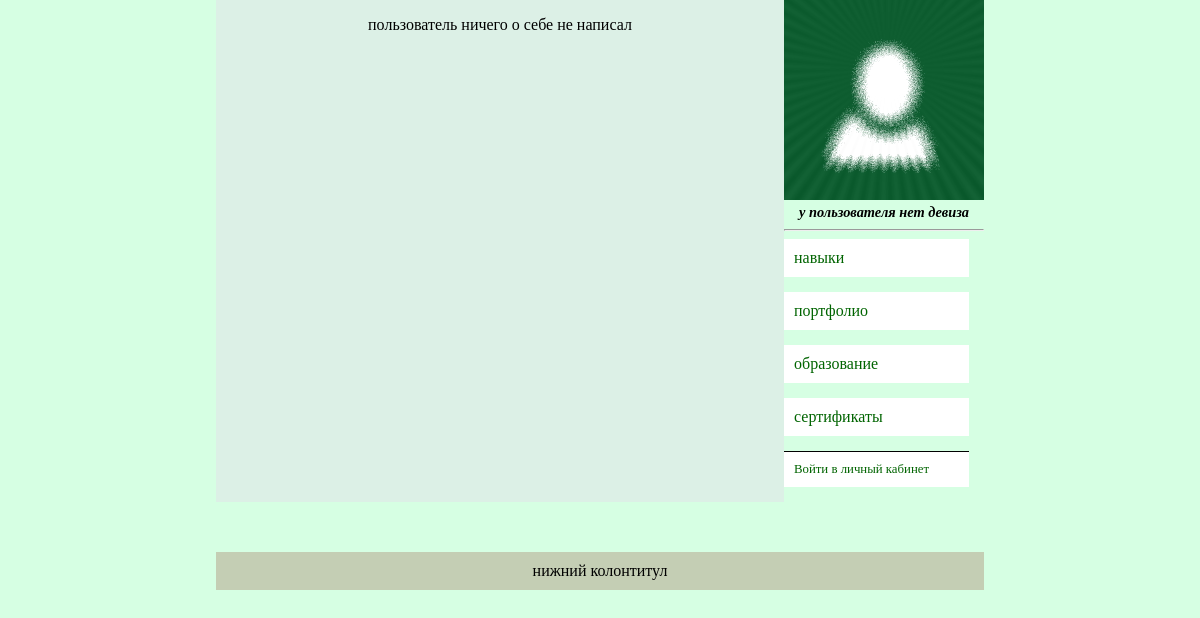
Before: /1 with the older database file.
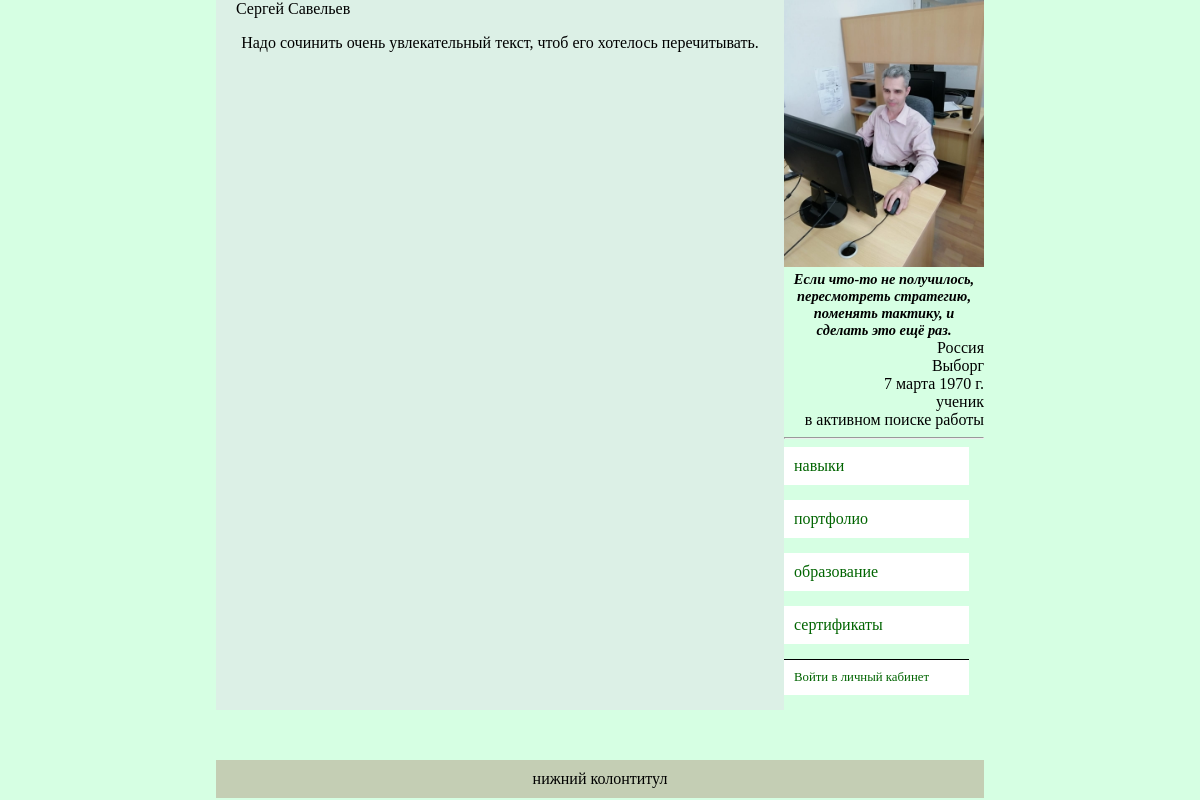
After: the same page with the newer database file.
### new/models.py (models this page shows)
class MyUser(AbstractUser):
    PROFESSIONAL_LEVELS = {
        "LR": "ученик",
        "BR": "начинающий",
        "LL": "небольшой опыт",
        "EX": "опыт есть",
        "PR": "профессионал",
        "SP": "супер-профессионал",
        "HB": "хобби",
    }
    BIOLOGICAL_SEX = {
        "F": "женский",
        "M": "мужской"
    }
    photo = models.ImageField(
        "Собственное изображение",
        upload_to="user_s_photo/",
        null=True,
        blank=True,
    )
    biological_sex = models.CharField(
        max_length=1,
        choices=BIOLOGICAL_SEX,
        null=True,
        blank=True,
        verbose_name="Пол",
    )
    birthday = models.DateField(null=True, blank=True, verbose_name="День рождения")
    citizenship = models.ForeignKey(
        CountryOfConsignment, on_delete=models.SET_NULL, null=True, blank=True, verbose_name="Гражданство"
    )
    city = models.ForeignKey(City, on_delete=models.SET_NULL, null=True, blank=True, verbose_name="Город")
    profession = models.ForeignKey(
        Profession, on_delete=models.SET_NULL, null=True, blank=True, verbose_name="Профессия"
    )
    the_level_of_professionalism = models.CharField(
        max_length=2,
        choices=PROFESSIONAL_LEVELS,
        null=True,
        blank=True,
        verbose_name="Уровень профессионализма",
    )
    job = models.ForeignKey(
        Organization,
        on_delete=models.SET_NULL,
        null=True,
        blank=True,
        verbose_name="Текущее место работы",
    )
    motto = models.CharField(max_length=1000, verbose_name="Мой девиз", null=True, blank=True)
    about_me = models.TextField(verbose_name="Обо мне", null=True, blank=True)

class CountryOfConsignment(models.Model):
    name = models.CharField(max_length=100, unique=True, verbose_name="Название")
    state_flag = models.ImageField("Государственный флаг", upload_to="flag/", null=True, blank=True)
    class Meta:
        ordering = ["name"]
        verbose_name = "Название страны"
        verbose_name_plural = "Названия стран"
    def __str__(self):
        return self.name

class City(models.Model):
    name = models.CharField(max_length=100, unique=True, verbose_name="Название")
    class Meta:
        ordering = ["name"]
        verbose_name = "Название города"
        verbose_name_plural = "Названия городов"
    def __str__(self):
        return self.name

class Organization(models.Model):
    name = models.CharField(max_length=100, unique=True, verbose_name="Название")
    city = models.ForeignKey(City, on_delete=models.SET_NULL, null=True, blank=True, verbose_name="Город")
    class Meta:
        ordering = ["name"]
        verbose_name = "Организация"
        verbose_name_plural = "Организации"
    def __str__(self):
        return self.name

### new/views.py (the view)
# urls.py: path('<int:pk>', Individual.as_view(), name="отобразить личные данные"),
class Individual(DetailView):
    model = MyUser
    template_name = "new/individual_information.html"

### new/templates/new/individual_information.html (shortened to what this page needs)
{%extends 'base.html'%}
{% block body %}
{{ myuser.first_name }}
{{ myuser.last_name }}
{% if myuser.about_me != none %}
    <p>{{ myuser.about_me }}</p>
{% else %}
    <p>пользователь ничего о себе не написал</p>
{% endif %}
{% endblock body %}

### templates/base.html (shortened to what this page needs)
<!DOCTYPE html>
{%load static%}
<html lang="ru">
<head>
    <link rel="stylesheet" href="{% static 'css/style.css' %}">
    <link rel="stylesheet" href="{% static 'css/menu_style.css' %}">
</head>
<body>
<div class="main">
    <div class="info">
        <div class="basic_inf">
            {% block body %}{% endblock %}
        </div>
    </div>
    <div class="right_bar">
        {% if "data" not in request.path %}
            <div class="main_info">{% include 'new/main_info.html' %}</div>
        {% else %}
            <div class="main_info">{% include 'new/main_info.html' with myuser=i_am %}</div>
        {% endif %}
        <div class="menu">{% include 'includes/menu.html' %}</div>
    </div>
</div>
<div class="footer">{% include 'includes/footer.html' %}</div>
</body>
</html>

### new/templates/new/main_info.html (shortened to what this page needs)
{% load static %}
{% if myuser %}
	{% if myuser.photo %}
		<a href="/{{ myuser.id }}">
			<img
					src="{% static ''|add:myuser.photo.url %}"
					alt="Личная фотография"
					width="200"
			>
		</a>
	{% else %}
		<img
			src="{% static 'images/user_s_photo/default.jpg' %}"
			alt="Фото по умолчанию"
			width="200"
		>
	{% endif %}
	<div class="motto">
		{% if myuser.motto %}
			{{ myuser.motto }}
		{% else %}
			у пользователя нет девиза
		{% endif %}
	</div>
	<p>{% if myuser.citizenship %}{{ myuser.citizenship }}{% endif %}</p>
	<p>{% if myuser.city %}{{ myuser.city }}{% endif %}</p>
	<p>{% if myuser.birthday %}{{ myuser.birthday }}{% endif %}</p>
	<p>{% if myuser.get_the_level_of_professionalism_display %}{{ myuser.get_the_level_of_professionalism_display }}{% endif %}</p>
	<p>{% if myuser.job %}{{ myuser.job }}{% endif %}</p>
	<hr>
{% endif %}

### templates/includes/menu.html
{% if "/1" not in request.path %}
	<a href="/1"><div class="menu_item">к резюме Сергея</div></a>
{% else %}
	<a href="{% url 'отобразить навыки' %}"><div class="menu_item">навыки</div></a>
	<a href="{% url 'отобразить навыки' %}"><div class="menu_item">портфолио</div></a>
	<a href="{% url 'отобразить навыки' %}"><div class="menu_item">образование</div></a>
	<a href="{% url 'отобразить навыки' %}"><div class="menu_item">сертификаты</div></a>
{% endif %}
{% if user.is_authenticated %}
<p>Личный кабинет:</p>
<a href="{% url 'отобразить личные данные' user.id %}">
	<div class="menu_item menu_item_accounts">Вы вошли под именем: <p>{{user}}</p></div>
</a>
{% else %}
<a href="/accounts/">
	<div class="menu_item menu_item_accounts">Войти в личный кабинет</div>
</a>
{% endif %}

### templates/includes/footer.html
нижний колонтитул

### static/CSS/style.css (style rules this page uses)
body { background-color: #d6ffe3; max-width: 768px; margin: auto; }
p { text-align: center; }
.main { display: flex; }
.info { background-color: #dcf0e6; flex: 1 1; }
.basic_inf { padding: 0 20px 0; }
.right_bar { position: sticky; top: 0; flex: 0 200px; }
.motto { padding: 0 3px; text-align: center; font-size: 0.9em; font-style: italic; font-weight: bold; }
.main_info > p { margin: 0; text-align: right; }
.footer { position: sticky; bottom: 0; text-align: center; background: #c4ceb4; padding: 10px 0; margin-top: 50px; }

### static/CSS/menu_style.css (style rules this page uses)
.menu { text-align: left; margin-right: 15px; }
.menu a { text-decoration: none; }
.menu_item { background-color: white; padding: 10px; margin-bottom: 15px; color: darkgreen; }
.menu_item_accounts { border-top: 1px solid black; font-size: 0.8em; }

Changed rows visible on the page:
now on this page (row edited): MyUser: first_name "Сергей", last_name "Савельев", about_me "Надо сочинить очень увлекательный текст, чтоб его хотелось перечитывать.", photo (picture), motto "Если что-то не получилось, пересмотреть стратегию, поменять тактику, и сделать это ещё раз.", citizenship "Россия", city "Выборг", birthday "7 марта 1970 г.", the_level_of_professionalism "ученик", job "в активном поиске работы"
Other visible differences:
text no longer shown: "пользователь ничего о себе не написал у пользователя нет девиза"
